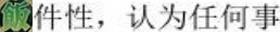
#> input picture PaddleOCR-release-2.1/tools/a.jpg, 280 x 32 px
$ python -i rec_img_aug.py   (imports and definitions only)   (Python 2 division)
#> lines starting #> are read from the running program, lines starting #| are printed output that depends on the picture
# copyright (c) 2020 PaddlePaddle Authors. All Rights Reserve.
#
# Licensed under the Apache License, Version 2.0 (the "License");
# you may not use this file except in compliance with the License.
# You may obtain a copy of the License at
#
#    http://www.apache.org/licenses/LICENSE-2.0
#
# Unless required by applicable law or agreed to in writing, software
# distributed under the License is distributed on an "AS IS" BASIS,
# WITHOUT WARRANTIES OR CONDITIONS OF ANY KIND, either express or implied.
# See the License for the specific language governing permissions and
# limitations under the License.

import math
import cv2
import sys
import numpy as np
import random
sys.path.insert(0, "./ppocr/data/imaug")

from .text_image_aug.augment import tia_perspective, tia_stretch, tia_distort


class RecAug(object):
    def __init__(self, use_tia=True, aug_prob=0.4, **kwargs):
        self.use_tia = use_tia
        self.aug_prob = aug_prob

    def __call__(self, data):
        img = data['image']
        img = warp(img, 10, self.use_tia, self.aug_prob)
        data['image'] = img
        return data


class ClsResizeImg(object):
    def __init__(self, image_shape, **kwargs):
        self.image_shape = image_shape

    # [5 lines left out: function __call__, not called in this run]


class RecResizeImg(object):
    # [18 lines left out: functions __init__, __call__, not called in this run]


class SRNRecResizeImg(object):
    # [197 lines left out: functions __init__, __call__, resize_norm_img, resize_norm_img_chinese, resize_norm_img_srn, srn_other_inputs and 6 more, not called in this run]


class Config:
    """
    Config
    """

    # [168 lines left out: functions __init__, make, rad, get_warpR, get_warpAffine, warp, not called in this run]

>>> import cv2
>>> picture = cv2.imread('../../../tools/a.jpg', cv2.IMREAD_GRAYSCALE)
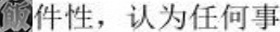
#> picture: shape (32, 280); min 0, max 255, mean 205.4
>>> result = RecAug()(picture)
#> (the run stopped early here; a loop or call above may not have finished)
